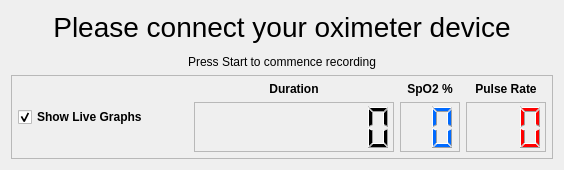
       <widget class="QWidget" name="liveImportPage">
        <layout class="QVBoxLayout" name="verticalLayout_7">
         <item>
          <widget class="QLabel" name="liveConnectLabel">
           <property name="font">
            <font>
             <pointsize>21</pointsize>
            </font>
           </property>
           <property name="text">
            <string>Please connect your oximeter device</string>
           </property>
           <property name="alignment">
            <set>Qt::AlignCenter</set>
           </property>
          </widget>
         </item>
         <item>
          <widget class="QFrame" name="liveViewFrame">
           <property name="sizePolicy">
            <sizepolicy hsizetype="Preferred" vsizetype="Expanding">
             <horstretch>0</horstretch>
             <verstretch>0</verstretch>
            </sizepolicy>
           </property>
           <property name="frameShape">
            <enum>QFrame::StyledPanel</enum>
           </property>
           <property name="frameShadow">
            <enum>QFrame::Raised</enum>
           </property>
          </widget>
         </item>
         <item>
          <widget class="QLabel" name="liveStatusLabel">
           <property name="text">
            <string>Press Start to commence recording</string>
           </property>
           <property name="alignment">
            <set>Qt::AlignCenter</set>
           </property>
          </widget>
         </item>
         <item>
          <widget class="QFrame" name="frame_3">
           <property name="sizePolicy">
            <sizepolicy hsizetype="Preferred" vsizetype="Minimum">
             <horstretch>0</horstretch>
             <verstretch>0</verstretch>
            </sizepolicy>
           </property>
           <property name="frameShape">
            <enum>QFrame::StyledPanel</enum>
           </property>
           <property name="frameShadow">
            <enum>QFrame::Raised</enum>
           </property>
           <layout class="QHBoxLayout" name="horizontalLayout_5">
            <property name="spacing">
             <number>6</number>
            </property>
            <property name="leftMargin">
             <number>6</number>
            </property>
            <property name="topMargin">
             <number>6</number>
            </property>
            <property name="rightMargin">
             <number>6</number>
            </property>
            <property name="bottomMargin">
             <number>6</number>
            </property>
            <item>
             <widget class="QCheckBox" name="showLiveGraphs">
              <property name="font">
               <font>
                <weight>75</weight>
                <bold>true</bold>
               </font>
              </property>
              <property name="text">
               <string>Show Live Graphs</string>
              </property>
              <property name="checked">
               <bool>true</bool>
              </property>
             </widget>
            </item>
            <item>
             <spacer name="horizontalSpacer_7">
              <property name="orientation">
               <enum>Qt::Horizontal</enum>
              </property>
              <property name="sizeHint" stdset="0">
               <size>
                <width>40</width>
                <height>20</height>
               </size>
              </property>
             </spacer>
            </item>
            <item>
             <layout class="QVBoxLayout" name="verticalLayout_8">
              <item>
               <widget class="QLabel" name="label_4">
                <property name="font">
                 <font>
                  <weight>75</weight>
                  <bold>true</bold>
                 </font>
                </property>
                <property name="text">
                 <string>Duration</string>
                </property>
                <property name="alignment">
                 <set>Qt::AlignHCenter|Qt::AlignTop</set>
                </property>
               </widget>
              </item>
              <item>
               <widget class="QLCDNumber" name="lcdDuration">
                <property name="minimumSize">
                 <size>
                  <width>200</width>
                  <height>50</height>
                 </size>
                </property>
                <property name="frameShape">
                 <enum>QFrame::StyledPanel</enum>
                </property>
                <property name="digitCount">
                 <number>8</number>
                </property>
               </widget>
              </item>
             </layout>
            </item>
            <item>
             <layout class="QVBoxLayout" name="verticalLayout_9">
              <item>
               <widget class="QLabel" name="label_7">
                <property name="font">
                 <font>
                  <weight>75</weight>
                  <bold>true</bold>
                 </font>
                </property>
                <property name="text">
                 <string>SpO2 %</string>
                </property>
                <property name="alignment">
                 <set>Qt::AlignHCenter|Qt::AlignTop</set>
                </property>
               </widget>
              </item>
              <item>
               <widget class="QLCDNumber" name="spo2Display">
                <property name="sizePolicy">
                 <sizepolicy hsizetype="Minimum" vsizetype="Minimum">
                  <horstretch>0</horstretch>
                  <verstretch>0</verstretch>
                 </sizepolicy>
                </property>
                <property name="minimumSize">
                 <size>
                  <width>60</width>
                  <height>50</height>
                 </size>
                </property>
                <property name="palette">
                 <palette>
                  <active>
                   <colorrole role="WindowText">
                    <brush brushstyle="SolidPattern">
                     <color alpha="255">
                      <red>0</red>
                      <green>106</green>
                      <blue>255</blue>
                     </color>
                    </brush>
                   </colorrole>
                  </active>
                  <inactive>
                   <colorrole role="WindowText">
                    <brush brushstyle="SolidPattern">
                     <color alpha="255">
                      <red>0</red>
                      <green>106</green>
                      <blue>255</blue>
                     </color>
                    </brush>
                   </colorrole>
                  </inactive>
                  <disabled>
                   <colorrole role="WindowText">
                    <brush brushstyle="SolidPattern">
                     <color alpha="255">
                      <red>127</red>
                      <green>127</green>
                      <blue>127</blue>
                     </color>
                    </brush>
                   </colorrole>
                  </disabled>
                 </palette>
                </property>
                <property name="layoutDirection">
                 <enum>Qt::LeftToRight</enum>
                </property>
                <property name="frameShape">
                 <enum>QFrame::StyledPanel</enum>
                </property>
                <property name="digitCount">
                 <number>2</number>
                </property>
               </widget>
              </item>
             </layout>
            </item>
            <item>
             <layout class="QVBoxLayout" name="verticalLayout_14">
              <item>
               <widget class="QLabel" name="label_8">
                <property name="font">
                 <font>
                  <weight>75</weight>
                  <bold>true</bold>
                 </font>
                </property>
                <property name="text">
                 <string>Pulse Rate</string>
                </property>
                <property name="alignment">
                 <set>Qt::AlignHCenter|Qt::AlignTop</set>
                </property>
               </widget>
              </item>
              <item>
               <widget class="QLCDNumber" name="pulseDisplay">
                <property name="sizePolicy">
                 <sizepolicy hsizetype="Minimum" vsizetype="Minimum">
                  <horstretch>0</horstretch>
                  <verstretch>0</verstretch>
                 </sizepolicy>
                </property>
                <property name="minimumSize">
                 <size>
                  <width>80</width>
                  <height>50</height>
                 </size>
                </property>
                <property name="palette">
                 <palette>
                  <active>
                   <colorrole role="WindowText">
                    <brush brushstyle="SolidPattern">
                     <color alpha="255">
                      <red>255</red>
                      <green>0</green>
                      <blue>0</blue>
                     </color>
                    </brush>
                   </colorrole>
                  </active>
                  <inactive>
                   <colorrole role="WindowText">
                    <brush brushstyle="SolidPattern">
                     <color alpha="255">
                      <red>255</red>
                      <green>0</green>
                      <blue>0</blue>
                     </color>
                    </brush>
                   </colorrole>
                  </inactive>
                  <disabled>
                   <colorrole role="WindowText">
                    <brush brushstyle="SolidPattern">
                     <color alpha="255">
                      <red>159</red>
                      <green>0</green>
                      <blue>85</blue>
                     </color>
                    </brush>
                   </colorrole>
                  </disabled>
                 </palette>
                </property>
                <property name="frameShape">
                 <enum>QFrame::StyledPanel</enum>
                </property>
                <property name="smallDecimalPoint">
                 <bool>false</bool>
                </property>
                <property name="digitCount">
                 <number>3</number>
                </property>
               </widget>
              </item>
             </layout>
            </item>
           </layout>
          </widget>
         </item>
        </layout>
       </widget>
